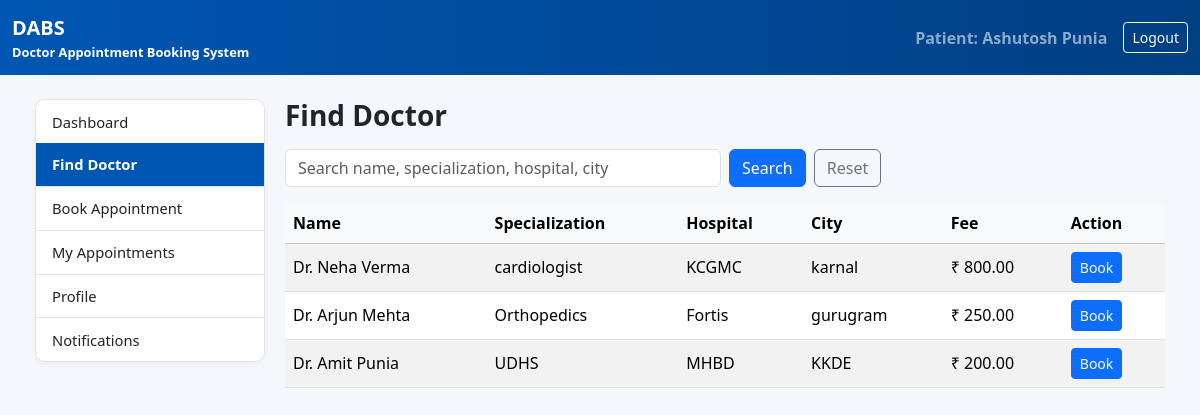
Page /dashboard/patient/find/ (signed in) on the committed database.
### booking/models.py (models this page shows, shortened)
class DoctorProfile(models.Model):
    STATUS_CHOICES = [
        ('Pending', 'Pending'),
        ('Approved', 'Approved'),
        ('Active', 'Active'),
        ('Inactive', 'Inactive'),
        ('Rejected', 'Rejected'),
    ]
    user = models.ForeignKey(User, on_delete=models.CASCADE)
    registration_no = models.CharField(max_length=50)
    specialization = models.CharField(max_length=80)
    experience_years = models.PositiveIntegerField(default=0)
    hospital = models.CharField(max_length=120)
    hospital_slug = models.CharField(max_length=120)
    city = models.CharField(max_length=80)
    slot_preference = models.CharField(max_length=120)
    fee = models.DecimalField(max_digits=8, decimal_places=2,
                              null=True, blank=True)
    bio = models.TextField()
    status = models.CharField(
        max_length=10,
        choices=STATUS_CHOICES,
        default='Pending',
    )
    created_at = models.DateTimeField(auto_now_add=True)
    working_days = models.CharField(max_length=100, blank=True)
    clinic_start_time = models.TimeField(null=True, blank=True)
    clinic_end_time = models.TimeField(null=True, blank=True)
    break_start_time = models.TimeField(null=True, blank=True)
    break_end_time = models.TimeField(null=True, blank=True)
    slot_minutes = models.PositiveIntegerField(null=True, blank=True)
    schedule_notes = models.TextField(blank=True)
    schedule_published = models.BooleanField(default=False)
    review_note = models.TextField(blank=True)
    reviewed_by = models.ForeignKey(
        User,
        null=True,
        blank=True,
        on_delete=models.SET_NULL,
        related_name='reviewed_doctors',
    )
    reviewed_at = models.DateTimeField(null=True, blank=True)

### booking/views.py (the view, shortened to what this page needs)
# urls.py: path('dashboard/patient/find/', views.find_doctor, name='find_doctor'),
@login_required
def find_doctor(request):
    q = request.GET.get("q", "").strip()
    doctors = DoctorProfile.objects.filter(status="Active")
    return render(
        request,
        "booking/find_doctor.html",
        {"doctors": doctors, "q": q},
    )

### booking/templates/booking/find_doctor.html (shortened to what this page needs)
{% extends "booking/patient_base.html" %}
{% block content %}
<h3 class="fw-bold mb-3">Find Doctor</h3>
<form class="row g-2 mb-3" method="get">
  <div class="col-md-6">
    <input
      class="form-control"
      name="q"
      placeholder="Search name, specialization, hospital, city"
      value="{{ q }}"
    >
  </div>
  <div class="col-md-6">
    <button class="btn btn-primary">Search</button>
    <a class="btn btn-outline-secondary ms-1" href=".">Reset</a>
  </div>
</form>
<div class="table-responsive">
  <table class="table table-striped align-middle">
    <thead class="table-light">
      <tr>
        <th>Name</th>
        <th>Specialization</th>
        <th>Hospital</th>
        <th>City</th>
        <th>Fee</th>
        <th>Action</th>
      </tr>
    </thead>
    <tbody>
    {% for d in doctors %}
      <tr>
        <td>Dr. {{ d.user.first_name }} {{ d.user.last_name }}</td>
        <td>{{ d.specialization }}</td>
        <td>{{ d.hospital }}</td>
        <td>{{ d.city }}</td>
        <td>
          {% if d.fee %}
            ₹ {{ d.fee }}
          {% else %}
            -
          {% endif %}
        </td>
        <td>
          <a class="btn btn-sm btn-primary"
             href="{% url 'book_appointment' d.id %}">
            Book
          </a>
        </td>
      </tr>
    {% empty %}
      <tr>
        <td colspan="6" class="text-muted">
          No doctors found. Try a different search.
        </td>
      </tr>
    {% endfor %}
    </tbody>
  </table>
</div>
{% endblock %}

### booking/templates/booking/patient_base.html (shortened to what this page needs)
{% load static %}
<!DOCTYPE html>
<html lang="en">
<head>
  <link
      href="https://cdn.jsdelivr.net/npm/bootstrap@5.3.3/dist/css/bootstrap.min.css"
      rel="stylesheet"
>
  <link rel="stylesheet" href="{% static 'booking/dashboard.css' %}">
</head>
<body>
<nav class="navbar navbar-expand-lg navbar-dark dabs-topbar">
  <div class="container-fluid">
    <span class="navbar-brand">
      <strong>DABS</strong>
      <small class="d-block" style="font-size: 0.8rem;">
        Doctor Appointment Booking System
      </small>
    </span>
    <span class="navbar-text ms-auto me-3">
      Patient:
      {{ request.user.get_full_name|default:request.user.username }}
    </span>
    <a href="{% url 'logout' %}" class="btn btn-outline-light btn-sm">
      Logout
    </a>
  </div>
</nav>
<div class="dabs-shell">
  <div class="dabs-dashboard-layout">
    <div class="dashboard-sidebar list-group">
      <a href="{% url 'patient_dashboard' %}"
         class="list-group-item {% if request.path == '/dashboard/patient/' %}active{% endif %}">
        Dashboard
      </a>
      <a href="{% url 'find_doctor' %}"
         class="list-group-item {% if request.path == '/dashboard/patient/find/' %}active{% endif %}">
        Find Doctor
      </a>
      <a href="{% url 'book_appointment_doctor' %}"
         class="list-group-item {% if request.path == '/dashboard/patient/bookAppointment/' %}active{% endif %}">
        Book Appointment
      </a>
      <a href="{% url 'my_appointments' %}"
         class="list-group-item {% if request.path == '/dashboard/patient/appointments/' %}active{% endif %}">
        My Appointments
      </a>
      <a href="{% url 'patient_profile' %}"
   class="list-group-item {% if request.path == '/dashboard/patient/profile/' %}active{% endif %}">
  Profile
</a>
        <a href="{% url 'patient_notifications' %}"
   class="list-group-item {% if request.path == '/dashboard/patient/notifications/' %}active{% endif %}">
  Notifications
</a>
    </div>
    <main class="dashboard-main">
      {% block content %}{% endblock %}
    </main>
  </div>
</div>
</body>
</html>

### booking/static/booking/dashboard.css (style rules this page uses)
:root { --dabs-blue: #0056b3; --dabs-blue-dark: #003f82; --dabs-bg: #f5f7fb; --dabs-border: #e1e4eb; --dabs-text-main: #222; --dabs-text-muted: #6c757d; --dabs-card-shadow: 0 2px 6px rgba(15, 23, 42, 0.04); }
html, body { height: 100%; }
body { background-color: var(--dabs-bg); display: flex; flex-direction: column; min-height: 100vh; }
.dabs-shell { max-width: 1200px; margin: 0 auto; padding: 1.5rem 1rem 2.5rem; }
.dabs-topbar { background: linear-gradient(90deg, var(--dabs-blue), var(--dabs-blue-dark)); color: #fff; }
.dabs-topbar .navbar-brand, .dabs-topbar .navbar-text { font-weight: 600; }
.dabs-topbar .container, .dabs-topbar .container-fluid { max-width: 1200px; }
.dabs-dashboard-layout { display: flex; align-items: flex-start; gap: 1.25rem; }
.dashboard-sidebar { width: 230px; flex-shrink: 0; background-color: #ffffff; border-radius: 10px; border: 1px solid var(--dabs-border); box-shadow: var(--dabs-card-shadow); overflow-y: auto; align-self: flex-start !important; }
.dashboard-sidebar .list-group-item { border: 0; border-bottom: 1px solid var(--dabs-border); padding: 0.65rem 1rem; font-size: 0.92rem; color: var(--dabs-text-main); background-color: #ffffff; }
.dashboard-sidebar .list-group-item:last-child { border-bottom: none; }
.dashboard-sidebar .list-group-item.active, .dashboard-sidebar .list-group-item.active:focus, .dashboard-sidebar .list-group-item.active:hover { background-color: var(--dabs-blue); color: #ffffff; font-weight: 600; }
.dashboard-main { flex: 1; min-width: 55em; }

### rows in the picture
DoctorProfile: user.first_name "Neha", user.last_name "Verma", specialization "cardiologist", hospital "KCGMC", city "karnal", fee "800.00"
DoctorProfile: user.first_name "Arjun", user.last_name "Mehta", specialization "Orthopedics", hospital "Fortis", city "gurugram", fee "250.00"
DoctorProfile: user.first_name "Amit", user.last_name "Punia", specialization "UDHS", hospital "MHBD", city "KKDE", fee "200.00"

### other values in the picture
{{ request.user.get_full_name|default:request.user.username }} "Ashutosh Punia"
